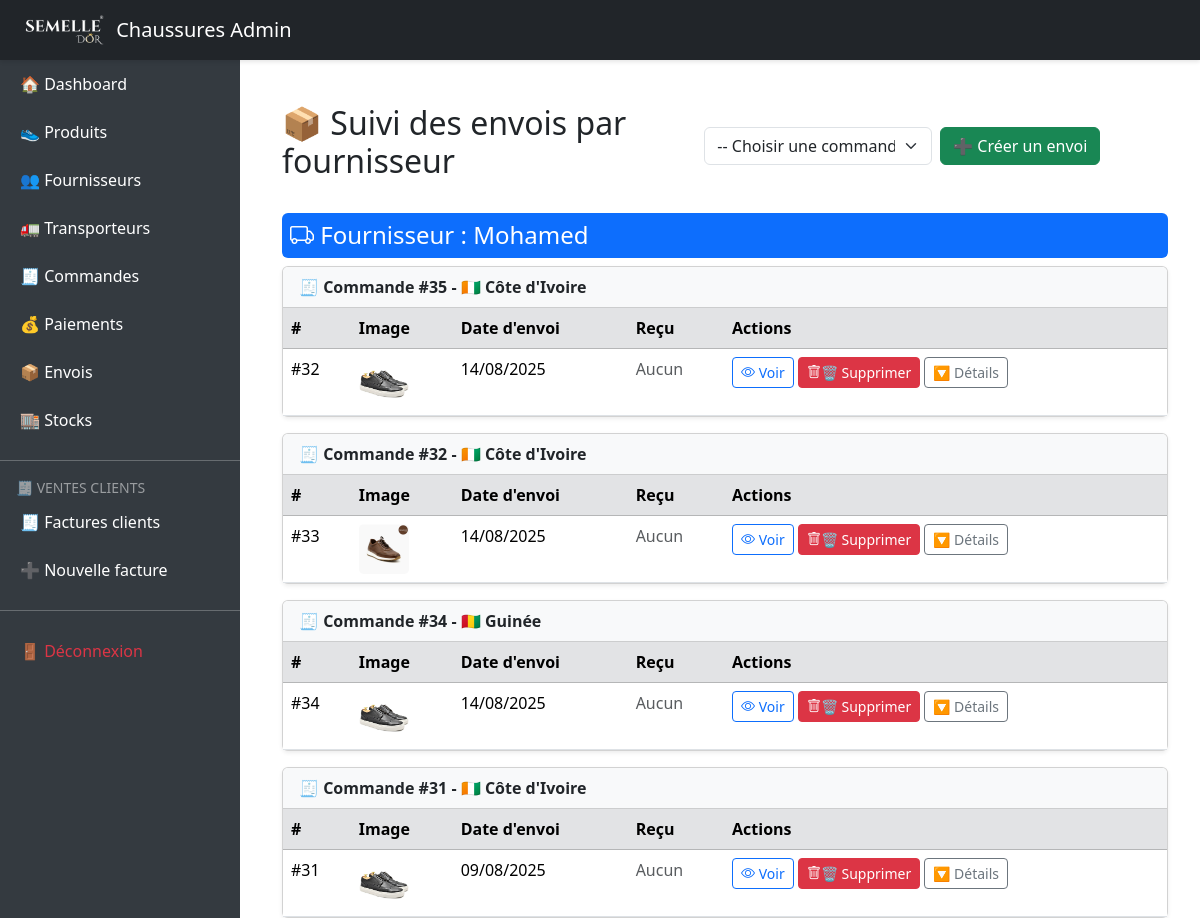
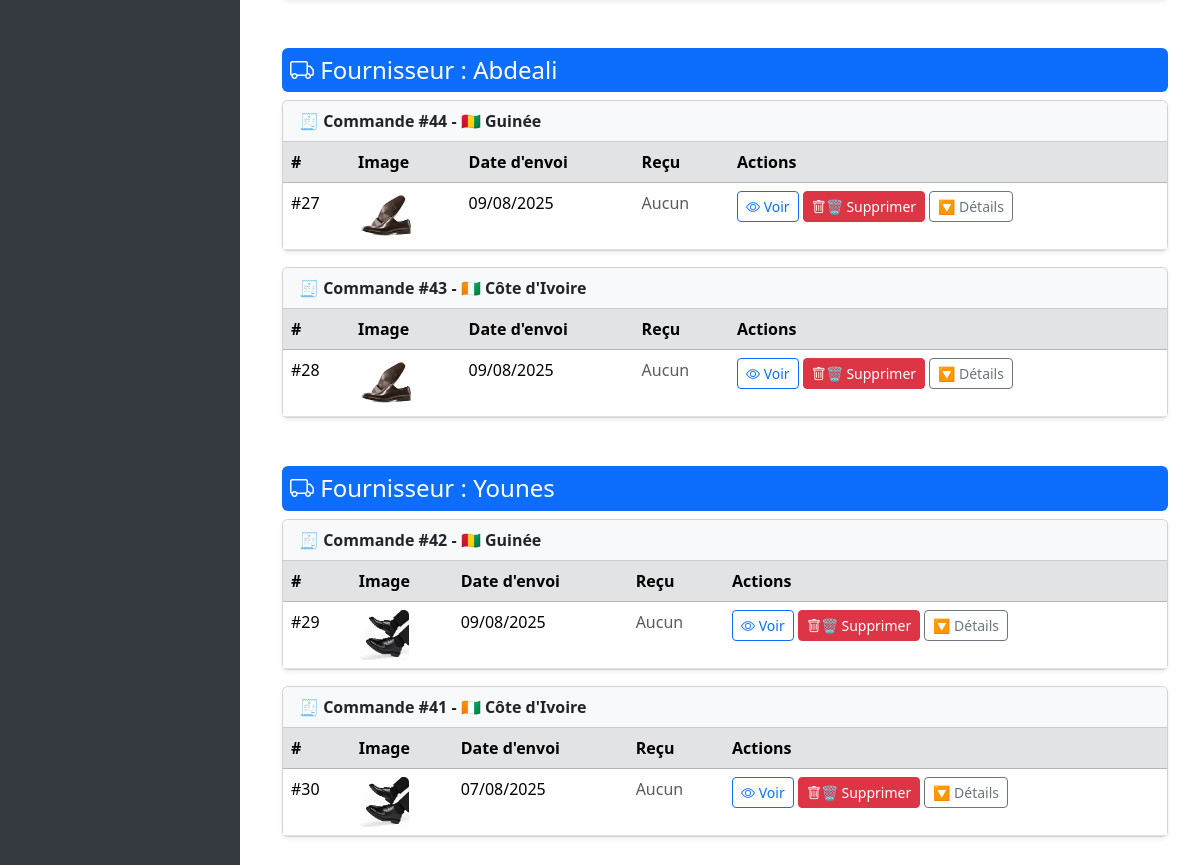
The page /index.php?route=shipments (signed in) on the database its author committed (2 pictures, top to bottom).
### tables this page shows
CREATE TABLE `shipments` (
  `id` int(11) NOT NULL,
  `order_id` int(11) DEFAULT NULL,
  `shipment_date` date DEFAULT NULL,
  `notes` text DEFAULT NULL,
  `receipt_path` varchar(255) DEFAULT NULL,
  `status` varchar(255) DEFAULT 'En attente de confirmation',
  `delivery_comment` text DEFAULT NULL,
  `is_stock_added` tinyint(1) DEFAULT 0,
  `transport_id` int(11) DEFAULT NULL,
  `tracking_code` varchar(100) DEFAULT NULL,
  `package_weight` decimal(8,2) DEFAULT NULL,
  `transport_fee` decimal(10,2) DEFAULT NULL,
  `package_image` varchar(255) DEFAULT NULL
);

CREATE TABLE `countries` (
  `id` int(11) NOT NULL,
  `name` varchar(100) NOT NULL,
  `flag` varchar(10) DEFAULT '',
  `code` varchar(10) DEFAULT ''
);

CREATE TABLE `products` (
  `id` int(11) NOT NULL,
  `name` varchar(100) DEFAULT NULL,
  `description` text DEFAULT NULL,
  `category` varchar(100) DEFAULT NULL,
  `image_path` varchar(255) DEFAULT NULL
);

### controllers/ShipmentController.php (called while the page is built, shortened)
<?php
require_once 'models/Shipment.php';
function listShipments()
{
    $rawShipments = Shipment::allWithOrderAndSupplier();
    $shipmentsGrouped = [];
    foreach ($rawShipments as $shipment) {
        $supplierName = $shipment['supplier_name'];
        $orderId = $shipment['order_id'];
        $orderLabel = "Commande #$orderId";
        if (!isset($shipmentsGrouped[$supplierName])) {
            $shipmentsGrouped[$supplierName] = [];
        }
        if (!isset($shipmentsGrouped[$supplierName][$orderLabel])) {
            $shipmentsGrouped[$supplierName][$orderLabel] = [];
        }
        $shipmentsGrouped[$supplierName][$orderLabel][] = $shipment;
    }
    $shipments = $shipmentsGrouped;
    include 'views/shipments/index.php';
}

### index.php (called while the page is built, shortened)
<?php
require 'routes.php';

### models/Shipment.php (called while the page is built, shortened)
<?php
class Shipment
{
    public static function allWithOrderAndSupplier()
    {
        global $pdo;
        $stmt = $pdo->query("
        SELECT
            s.*,
            o.order_date,
            c.name AS destination_country,
            c.flag AS country_flag,
            sup.name AS supplier_name,
            t.name AS transport_name,
            t.transport_type,
            t.contact_info
        FROM shipments s
        JOIN orders o ON s.order_id = o.id
        JOIN suppliers sup ON o.supplier_id = sup.id
        JOIN countries c ON o.country_id = c.id
        LEFT JOIN transports t ON s.transport_id = t.id
        ORDER BY s.shipment_date DESC
    ");
        return $stmt->fetchAll(PDO::FETCH_ASSOC);
    }
    public static function getProductImage($shipmentId)
    {
        global $pdo;
        $stmt = $pdo->prepare("
        SELECT p.image_path
        FROM shipment_items si
        JOIN order_items oi ON si.order_item_id = oi.id
        JOIN variants v ON oi.variant_id = v.id
        JOIN products p ON v.product_id = p.id
        WHERE si.shipment_id = ?
        LIMIT 1
    ");
        $stmt->execute([$shipmentId]);
        return $stmt->fetchColumn();
    }
}

### views/shipments/index.php (the view, shortened to what this page needs)
<?php
include 'views/layout/header.php';
?>
<div class="container mt-4 mb-5">
    <div class="d-flex justify-content-between align-items-center mb-4">
        <h2>📦 Suivi des envois par fournisseur</h2>
        <form method="GET" onsubmit="return redirectToCreateShipment();">
            <div class="row g-2 align-items-end">
                <div class="col-md-6">
                    <select name="order_id" id="order_id" class="form-select" required>
                        <option value="">-- Choisir une commande --</option>
                    </select>
                </div>
                <div class="col-auto">
                    <button type="submit" class="btn btn-success">➕ Créer un envoi</button>
                </div>
            </div>
        </form>
    </div>
    <?php if (empty($shipments)): ?>
        <div class="alert alert-info">Aucun envoi enregistré.</div>
    <?php else: ?>
        <?php
            $flags = [
                "Guinée" => "🇬🇳",
                "Côte d'Ivoire" => "🇨🇮",
                "Mali" => "🇲🇱"
            ];
        ?>
        <?php foreach ($shipments as $supplier => $orders): ?>
            <div class="mb-5">
                <h4 class="bg-primary text-white p-2 rounded"><i class="bi bi-truck"></i> Fournisseur : <?= htmlspecialchars($supplier) ?></h4>
                <?php foreach ($orders as $orderLabel => $envois): ?>
                    <?php $country = $envois[0]['destination_country'] ?? ''; ?>
                    <?php $flag = $flags[$country] ?? ''; ?>
                    <div class="card mb-3 shadow-sm">
                        <div class="card-header bg-light fw-bold">
                            🧾 <?= htmlspecialchars($orderLabel) ?> - <?= $flag . ' ' . htmlspecialchars($country) ?>
                        </div>
                        <div class="card-body p-0">
                            <table class="table table-hover mb-0">
                                <thead class="table-secondary">
                                    <tr>
                                        <th>#</th>
                                        <th>Image</th>
                                        <th>Date d'envoi</th>
                                        <th>Reçu</th>
                                        <th>Actions</th>
                                    </tr>
                                </thead>
                                <tbody>
                                    <?php foreach ($envois as $s): ?>
                                        <?php $productImage = Shipment::getProductImage($s['id']); ?>
                                        <tr>
                                            <td>#<?= $s['id'] ?></td>
                                            <td>
                                                <?php if ($productImage): ?>
                                                    <img src="<?= htmlspecialchars($productImage) ?>" alt="Produit" style="height: 50px; border-radius: 5px;">
                                                <?php else: ?>
                                                    <span class="text-muted">Aucune</span>
                                                <?php endif; ?>
                                            </td>
                                            <td><?= date('d/m/Y', strtotime($s['shipment_date'])) ?></td>
                                            <td>
                                                <?php if (!empty($s['receipt_path'])): ?>
                                                    <a href="<?= htmlspecialchars($s['receipt_path']) ?>" target="_blank" class="btn btn-sm btn-outline-primary">📎 Voir</a>
                                                <?php else: ?>
                                                    <span class="text-muted">Aucun</span>
                                                <?php endif; ?>
                                            </td>
                                            <td class="text-nowrap">
                                                <a href="?route=shipments/show/<?= $s['id'] ?>" class="btn btn-sm btn-outline-primary">
                                                    <i class="bi bi-eye"></i> Voir
                                                </a>
                                                <button type="button" class="btn btn-sm btn-danger" data-bs-toggle="modal" data-bs-target="#modalDeleteShipment<?= $s['id'] ?>">
                                                    <i class="bi bi-trash"></i>🗑️ Supprimer
                                                </button>
                                                <button class="btn btn-sm btn-outline-secondary" onclick="toggleDetails(<?= $s['id'] ?>)" id="btn-toggle-<?= $s['id'] ?>">
                                                    🔽 Détails
                                                </button>
                                            </td>
                                        </tr>
                                    <?php endforeach; ?>
                                </tbody>
                            </table>
                        </div>
                    </div>
                <?php endforeach; ?>
            </div>
        <?php endforeach; ?>
    <?php endif; ?>
</div>
<?php include 'views/layout/footer.php'; ?>

### views/layout/header.php (style rules this page uses)
body { min-height: 100vh; display: flex; }

### rows shown on the page
shipments: orderLabel "Commande #35", countries.name "🇨🇮", countries.name "Côte d'Ivoire", id "32", id.image_path (picture), shipment_date "14/08/2025", shows "Aucun"
shipments: orderLabel "Commande #32", countries.name "🇨🇮", countries.name "Côte d'Ivoire", id "33", id.image_path (picture), shipment_date "14/08/2025", shows "Aucun"
shipments: orderLabel "Commande #34", countries.name "🇬🇳", countries.name "Guinée", id "34", id.image_path (picture), shipment_date "14/08/2025", shows "Aucun"
shipments: orderLabel "Commande #31", countries.name "🇨🇮", countries.name "Côte d'Ivoire", id "31", id.image_path (picture), shipment_date "09/08/2025", shows "Aucun"
shipments: orderLabel "Commande #44", countries.name "🇬🇳", countries.name "Guinée", id "27", id.image_path (picture), shipment_date "09/08/2025", shows "Aucun"
shipments: orderLabel "Commande #43", countries.name "🇨🇮", countries.name "Côte d'Ivoire", id "28", id.image_path (picture), shipment_date "09/08/2025", shows "Aucun"
shipments: orderLabel "Commande #42", countries.name "🇬🇳", countries.name "Guinée", id "29", id.image_path (picture), shipment_date "09/08/2025", shows "Aucun"
shipments: order "Commande #41", countries.name "🇨🇮", countries.name "Côte d'Ivoire", id "30", id.image_path (picture), shipment_date "07/08/2025", shows "Aucun"

### other values the page prints
$supplier "Mohamed"
$supplier "Abdeali"
$supplier "Younes"
